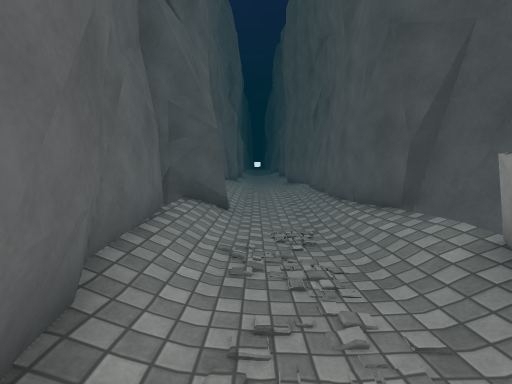
[1] (above)

16 first-person views from a walk through a Unity game level. The camera is 1.3 m above the floor, tilts 6° down and sees 90° across. The floor is counted in squares, 1 m on a side. Each view is taken from the middle of a square. On the plan, view 1 faces up. The plan holds only what a view shows up to about 13 squares ahead; the rest is blank. The place goes on beyond the plan. Some surface patterns are stand-ins.

[2]
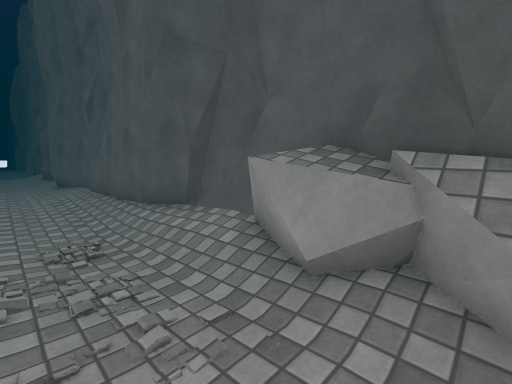

[3]
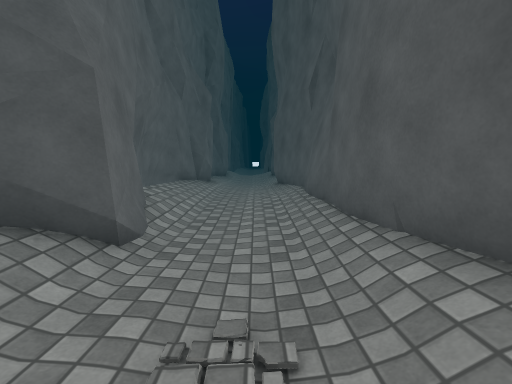

[4]
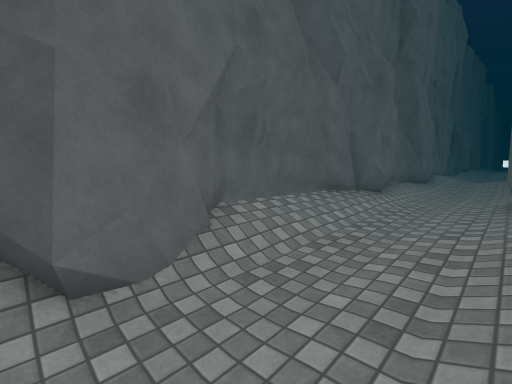

[5]
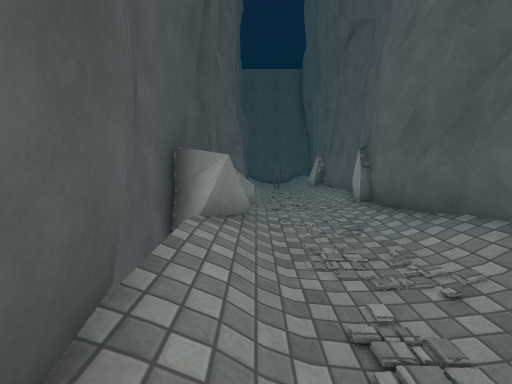

[6]
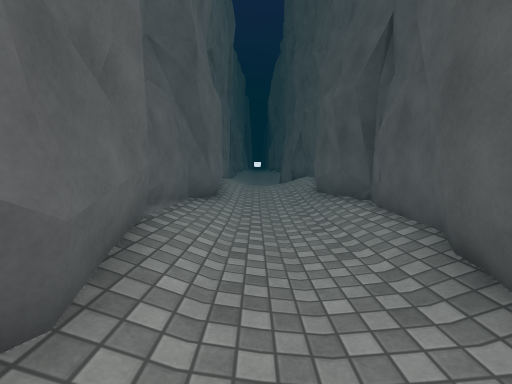

[7]
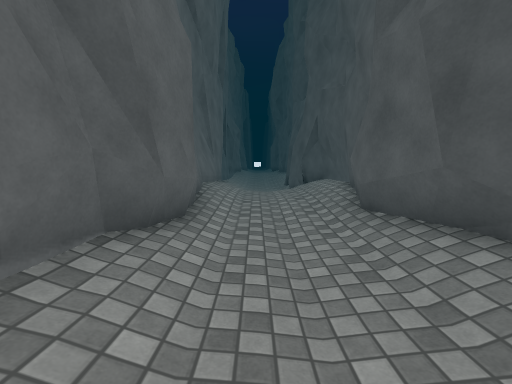

[8]
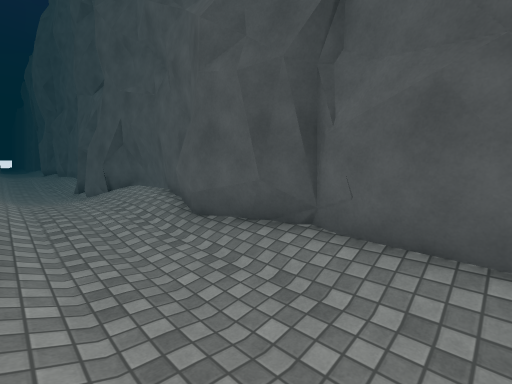

[9]
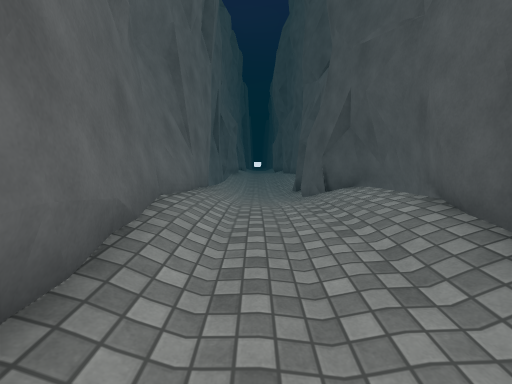

[10]
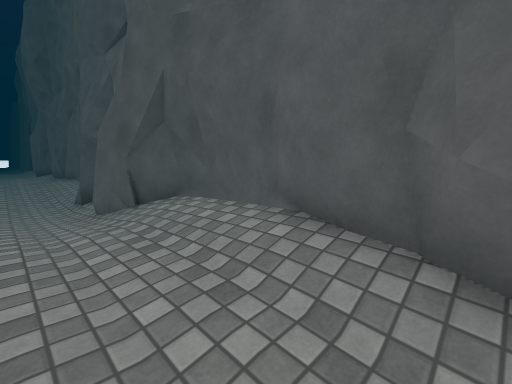

[11]
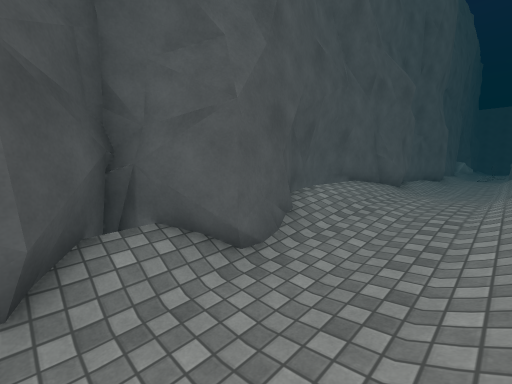

[12]
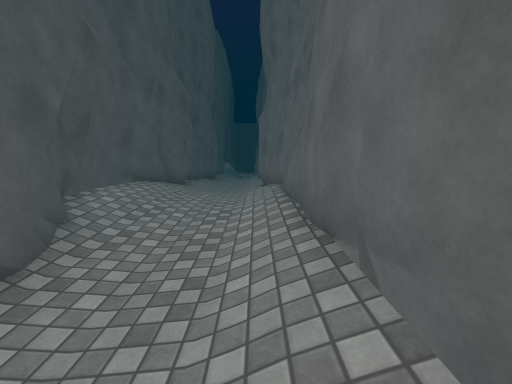

[13]
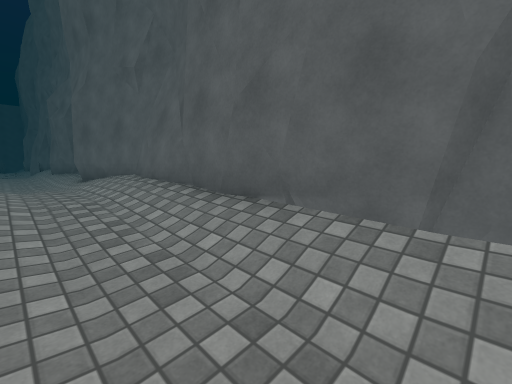

[14]
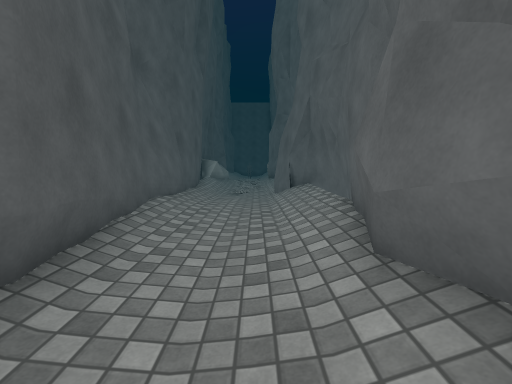

[15]
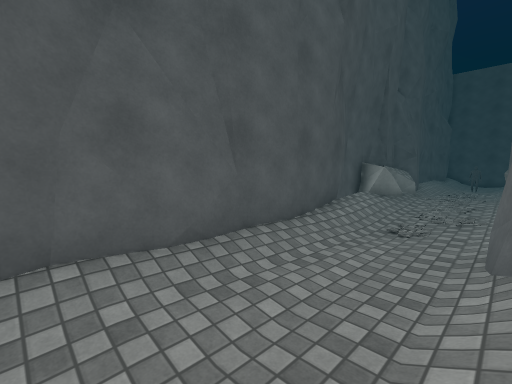

[16]
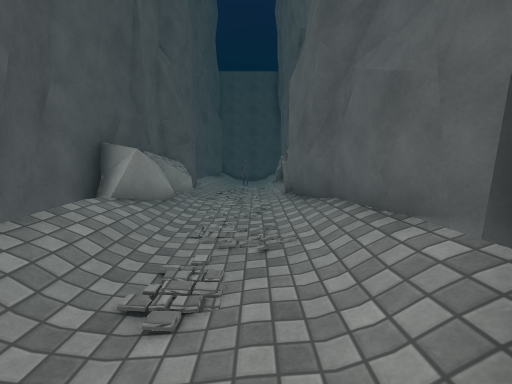

### Floor plan
Key: @ floor where view 1 was taken; # wall or solid block; . main floor; : floor 0.25 m higher than the main floor; - floor 0.25 m lower than the main floor; _ floor 0.5 m lower than the main floor; / step, stairs or slope; = window, fence, low wall or low ledge; O other object.
Columns run from 3 left of view 1 to 4 right of it. Each row starts with its distance up from view 1.
 36 ##/__##
 35  #/-_/##
 34  #/--##
 33  #/--##
 32  #/--##
 31  #/../#
 30  #/../#
 29  #/.:/#
 28  #/.::#
 27  #/.:/#
 26  #/../#
 25  ##..##
 24  ##..##
 23  ##--##
 22  #/--/#
 21  #/--/#
 20  #/--/#
 19  #/.-/#
 18  ##..##
 17  ##..#
 16  ##..#
 15  #/..##
 14  #/../#
 13  #/../#
 12  #/../#
 11  #/../#
 10  #/-./#
  9  ##--/#
  8  ##--/#
  7  ##--/#
  6  #/--/#
  5  #/-//#
  4  #/.-/##
  3  #/-./O#
  2  ##..OO#
  1   #../O#
  0   #@.OO
 -1   O..OO
 -2  OO. ##
 -3  #   =#

Where each view was taken, in squares from view 1:
view 1: 0 up, 0 right, facing up
view 2: 0 up, 0 right, facing up-right
view 3: 4 up, 1 right, facing up
view 4: 7 up, 2 right, facing up-left
view 5: 7 up, 2 right, facing down
view 6: 15 up, 0 right, facing up
view 7: 19 up, 0 right, facing up
view 8: 19 up, 1 left, facing up-right
view 9: 23 up, 0 right, facing up
view 10: 25 up, 0 right, facing up-right
view 11: 36 up, 1 left, facing down-right
view 12: 36 up, 1 left, facing down
view 13: 36 up, 1 right, facing down-left
view 14: 19 up, 0 right, facing down
view 15: 13 up, 1 left, facing down-right
view 16: 8 up, 0 right, facing down
